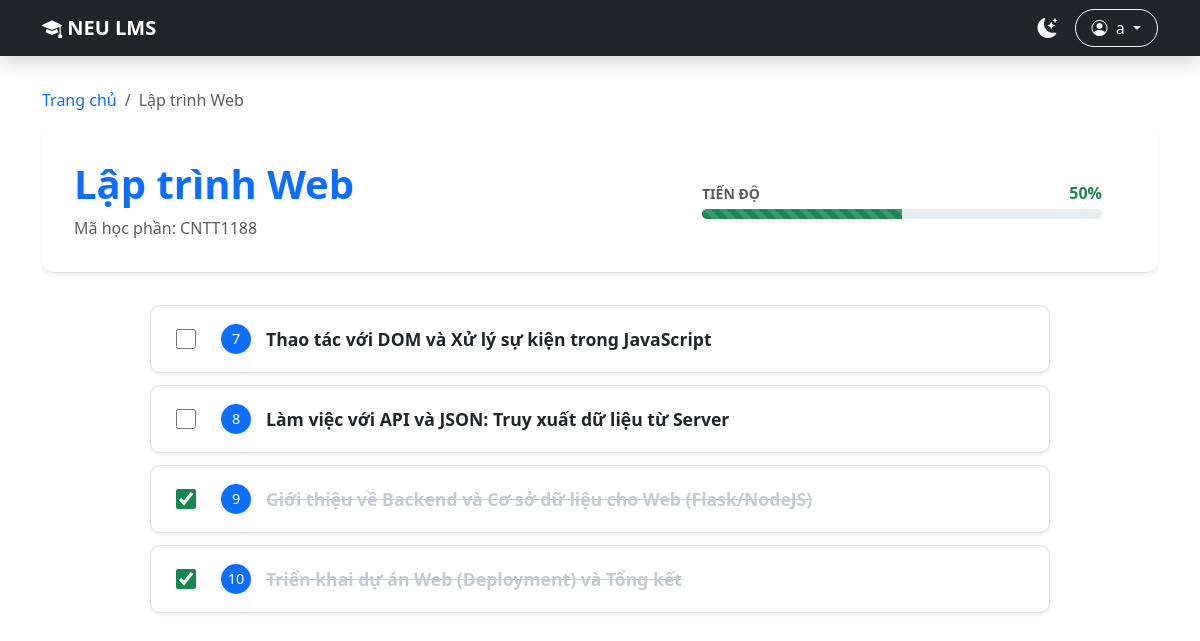
The app's page /course/CNTT1188 (signed in) with its own data.
### tables this page shows
CREATE TABLE HocPhan (
    MaHocPhan TEXT PRIMARY KEY,
    TenHocPhan TEXT NOT NULL,
    SoTinChi INTEGER,
    GhiChu TEXT
);

CREATE TABLE BaiHoc (
    MaBaiHoc INTEGER PRIMARY KEY AUTOINCREMENT,
    MaHocPhan TEXT,
    TenBaiHoc TEXT NOT NULL,
    ThuTuHoc INTEGER,
    ThoiLuong INTEGER, MoTa TEXT,
    FOREIGN KEY (MaHocPhan) REFERENCES HocPhan(MaHocPhan) ON DELETE CASCADE
);

### main.py (the view)
@app.route('/course/<ma_hp>')
def course_detail(ma_hp):
    is_admin = session.get('role') == 'admin'
    completed_lessons = []
    try:
        with get_db_connection() as conn:
            course = conn.execute("SELECT * FROM HocPhan WHERE MaHocPhan = ?", (ma_hp,)).fetchone()
            if not course:
                return "Không tìm thấy học phần", 404
            lessons = conn.execute("SELECT * FROM BaiHoc WHERE MaHocPhan = ? ORDER BY ThuTuHoc", (ma_hp,)).fetchall()
            documents = conn.execute("""
                SELECT tl.* FROM TaiLieuNoiDung tl
                JOIN BaiHoc bh ON tl.MaBaiHoc = bh.MaBaiHoc
                WHERE bh.MaHocPhan = ?
            """, (ma_hp,)).fetchall()
            if session.get('username'):
                user = conn.execute("SELECT Id FROM User WHERE Username = ?", (session['username'],)).fetchone()
                if user:
                    data = conn.execute("SELECT MaBaiHoc FROM UserProgress WHERE User_Id = ?", (user['Id'],)).fetchall()
                    completed_lessons = [item['MaBaiHoc'] for item in data]
    except Exception as e:
        return f"Lỗi truy xuất dữ liệu: {e}", 500
    return render_template('CourseDetail.html',
                           course=course, lessons=lessons, documents=documents,
                           is_admin=is_admin, completed_lessons=completed_lessons)

### main.py (called while the page is built)
def get_db_connection():
    conn = sqlite3.connect(DB_PATH)
    conn.row_factory = sqlite3.Row
    return conn

### templates/CourseDetail.html (shortened to what this page needs)
{% extends "layout.html" %}
{% block content %}
<div class="container mt-3">
    <nav aria-label="breadcrumb">
        <ol class="breadcrumb">
            <li class="breadcrumb-item"><a href="{{ url_for('index') }}" class="text-decoration-none">Trang chủ</a></li>
            <li class="breadcrumb-item active">{{ course['TenHocPhan'] }}</li>
        </ol>
    </nav>
    <div class="course-header shadow-sm">
        <div class="header-info">
            <h1 class="fw-bold text-primary">{{ course['TenHocPhan'] }}</h1>
            <p class="text-muted mb-0">Mã học phần: {{ course['MaHocPhan'] }}</p>
        </div>
        <div class="flex-grow-1 mx-4 d-none d-md-block" style="max-width: 400px;">
            <div class="d-flex justify-content-between align-items-center mb-1">
                <span class="fw-bold text-muted small">TIẾN ĐỘ</span>
                <span id="progress-text" class="fw-bold text-success">0%</span>
            </div>
            <div class="progress" style="height: 10px; border-radius: 10px;">
                <div id="main-progress-bar" class="progress-bar bg-success progress-bar-striped progress-bar-animated" role="progressbar" style="width: 0%;"></div>
            </div>
        </div>
    </div>
    <div class="lesson-list mx-auto" style="max-width: 900px;">
        {% for lesson in lessons %}
        <details class="lesson-item shadow-sm {% if lesson['MaBaiHoc'] in completed_lessons %}completed-lesson{% endif %}" id="lesson-row-{{ lesson['MaBaiHoc'] }}">
            <summary class="lesson-summary">
                <div class="summary-left">
                    <div class="progress-check-container">
                        <input type="checkbox"
                               class="lesson-checkbox progress-update"
                               data-id="{{ lesson['MaBaiHoc'] }}"
                               {% if lesson['MaBaiHoc'] in completed_lessons %} checked {% endif %}
                               onclick="event.stopPropagation();">
                    </div>
                    <span class="lesson-num">{{ lesson['ThuTuHoc'] }}</span>
                    <span class="lesson-title">{{ lesson['TenBaiHoc'] }}</span>
                </div>
            </summary>
        </details>
        {% endfor %}
    </div>
</div>
{% endblock %}

### templates/layout.html (style rules this page uses)
:root { --primary-color: #0d6efd; }
body { font-family: 'Segoe UI', sans-serif; transition: background-color 0.3s ease, color 0.3s ease; }
.table-container, .course-header, .lesson-item { background-color: var(--bs-body-bg); color: var(--bs-body-color); }

### templates/CourseDetail.html (style rules this page uses)
.course-header { background: white; padding: 2rem; border-bottom: 1px solid #dee2e6; margin-bottom: 2rem; display: flex; justify-content: space-between; align-items: center; border-radius: 12px; }
.lesson-item { background: white; margin-bottom: 12px; border-radius: 10px; border: 1px solid #e0e0e0; overflow: hidden; transition: all 0.3s ease; }
.lesson-summary { list-style: none; padding: 18px 25px; cursor: pointer; display: flex; justify-content: space-between; align-items: center; }
.summary-left { display: flex; align-items: center; gap: 15px; }
.lesson-num { background: #0d6efd; color: white; width: 30px; height: 30px; border-radius: 50%; display: flex; align-items: center; justify-content: center; font-size: 0.9rem; }
.lesson-title { font-weight: 600; font-size: 1.1rem; transition: all 0.3s ease; }
.progress-check-container { display: flex; align-items: center; margin-right: 10px; }
.lesson-checkbox { width: 20px; height: 20px; cursor: pointer; accent-color: #198754; }
.completed-lesson .lesson-title { text-decoration: line-through !important; color: #adb5bd !important; opacity: 0.7; }

### records on screen
HocPhan: TenHocPhan "Lập trình Web", MaHocPhan "CNTT1188"
BaiHoc: ThuTuHoc "7", TenBaiHoc "Thao tác với DOM và Xử lý sự kiện trong JavaScript"
BaiHoc: ThuTuHoc "8", TenBaiHoc "Làm việc với API và JSON: Truy xuất dữ liệu từ Server"
BaiHoc: MaBaiHoc "☑", ThuTuHoc "9", TenBaiHoc "Giới thiệu về Backend và Cơ sở dữ liệu cho Web (Flask/NodeJS)"
BaiHoc: MaBaiHoc "☑", ThuTuHoc "10", TenBaiHoc "Triển khai dự án Web (Deployment) và Tổng kết"

### other values on screen
{{ session['username'] }} "a"
